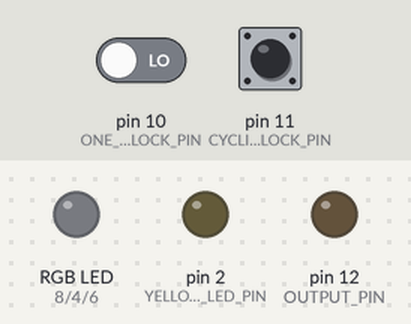
A sketch run on a simulated Arduino Uno, built with avr-gcc and run on an emulated ATmega328P. Parts: an RGB LED mixed from three pins (HIGH = lit), output pins drawn as LEDs (lit = HIGH). Dashed ring = blinking. The test bench sets the inputs (shaded band); at power-on: pin 10 (ONE_TIME_CLOCK_PIN) LOW, pin 11 (CYCLIC_CLOCK_PIN) LOW.

Above: at 1.2 s.
1.3 s: pin 10 (ONE_TIME_CLOCK_PIN) driven HIGH
At 1.45 s:
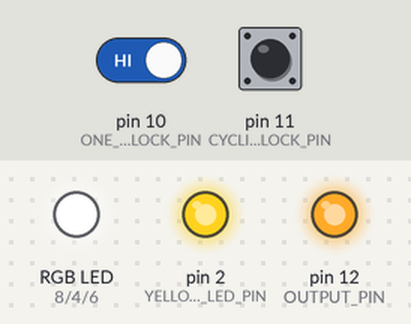
3.4 s: pin 11 (CYCLIC_CLOCK_PIN) driven HIGH
At 3.8 s:
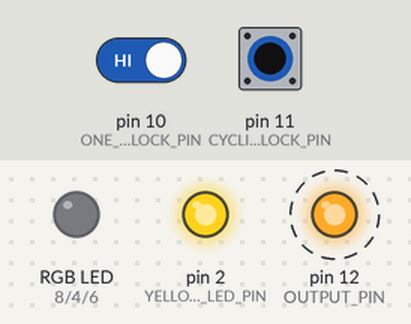
6.4 s: pin 11 (CYCLIC_CLOCK_PIN) pulsed LOW 2 times (0.12 s each, 0.3 s apart)
At 7.45 s:
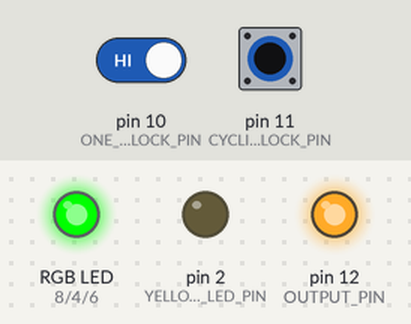
9.4 s: pin 11 (CYCLIC_CLOCK_PIN) pulsed LOW 5 times (0.12 s each, 0.3 s apart)
At 11.0 s:
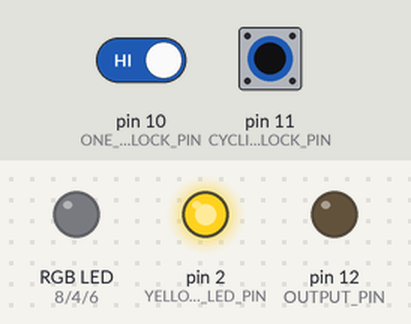
Timing chart, 0 to 13.4 s (numbered marks = the images above; inputs shaded):
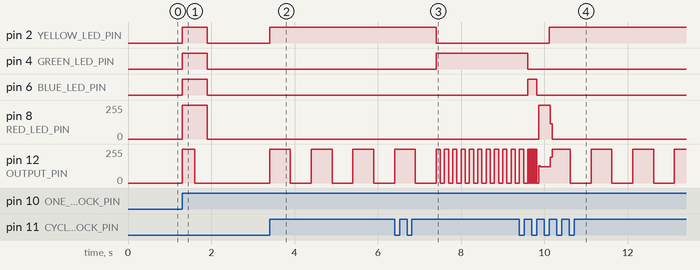

Measured:
- after the input at 1.3 s, pin 2 (YELLOW_LED_PIN), pin 4 (GREEN_LED_PIN), pin 6 (BLUE_LED_PIN): LOW → HIGH at once, → LOW 0.60 s later; pin 8 (RED_LED_PIN): 0/255 → 255/255 at once, → 0/255 0.60 s later; pin 12 (OUTPUT_PIN): 0/255 → 255/255 at once, → 0/255 0.30 s later
- after the input at 3.4 s, pin 2 (YELLOW_LED_PIN): LOW → HIGH at once; pin 12 (OUTPUT_PIN): alternates 255/255 for 0.50 s and 0/255 for 0.50 s, starting at once
- after the input at 6.4 s, pin 2 (YELLOW_LED_PIN): HIGH → LOW after 1.0 s; pin 4 (GREEN_LED_PIN): LOW → HIGH after 1.0 s
- after the input at 9.4 s, pin 2 (YELLOW_LED_PIN): LOW → HIGH after 0.72 s; pin 4 (GREEN_LED_PIN): HIGH → LOW after 0.20 s; pin 6 (BLUE_LED_PIN): LOW → HIGH after 0.20 s, → LOW 0.22 s later; pin 8 (RED_LED_PIN): 0/255 → 254/255 after 0.46 s, → 0/255 0.28 s later

The sketch:

clock_pulse_generator.ino
```cpp
#define ONE_TIME_CLOCK_PIN 10
#define CYCLIC_CLOCK_PIN 11
#define OUTPUT_PIN 12
#define YELLOW_LED_PIN 2
#define GREEN_LED_PIN 4
#define BLUE_LED_PIN 6
#define RED_LED_PIN 8
#define YELLOW_LED 1
#define GREEN_LED 2
#define BLUE_LED 4
#define RED_LED 8
#define CYCLIC_PULSES_COUNT 5

class ClockPulse {
  public:
    ClockPulse(int clockTime, int indicators) {
      this->clockTime = clockTime;
      this->indicators = indicators;
    }

    virtual void doPulse() {
      if (clockTime > 0) {
        digitalWrite(OUTPUT_PIN, HIGH);
        delay(this->clockTime);
      }

      if (clockTime > 0) {
        digitalWrite(OUTPUT_PIN, LOW);
        delay(this->clockTime);
      }
    }

    void activate() {
      digitalWrite(YELLOW_LED_PIN, LOW);
      digitalWrite(GREEN_LED_PIN, LOW);
      digitalWrite(BLUE_LED_PIN, LOW);
      digitalWrite(RED_LED_PIN, LOW);

      if (this->indicators & YELLOW_LED) {
        digitalWrite(YELLOW_LED_PIN, HIGH);
      }

      if (this->indicators & GREEN_LED) {
        digitalWrite(GREEN_LED_PIN, HIGH);
      }

      if (this->indicators & BLUE_LED) {
        digitalWrite(BLUE_LED_PIN, HIGH);
      }

      if (this->indicators & RED_LED) {
        digitalWrite(RED_LED_PIN, HIGH);
      }
    }

    int clockTime = 0;
    int indicators = 0;
    bool active = false;
};

class Button {
  public:
    Button(int pinNo) {
      this->pinNo = pinNo;
    }

    bool clicked() {
      bool currentValue = digitalRead(this->pinNo);
      bool result = currentValue && !lastValue;
      lastValue = currentValue;

      return result;
    }

  private:
    bool lastValue = false;
    int pinNo = 0;
};


void setup() {
  pinMode(ONE_TIME_CLOCK_PIN, INPUT);
  pinMode(CYCLIC_CLOCK_PIN, INPUT);
  pinMode(OUTPUT_PIN, OUTPUT);
  pinMode(YELLOW_LED_PIN, OUTPUT);
  pinMode(GREEN_LED_PIN, OUTPUT);
  pinMode(BLUE_LED_PIN, OUTPUT);
  pinMode(RED_LED_PIN, OUTPUT);
}

Button* singleClockButton = new Button(ONE_TIME_CLOCK_PIN);
Button* cyclicClockButton = new Button(CYCLIC_CLOCK_PIN);

ClockPulse* pulse1000 = new ClockPulse(500,  YELLOW_LED);
ClockPulse* pulse100 = new ClockPulse(100, GREEN_LED);
ClockPulse* pulse10 = new ClockPulse(10, BLUE_LED);
ClockPulse* pulse1 = new ClockPulse(1, RED_LED);
ClockPulse* noPulse = new ClockPulse(0, 0);

ClockPulse* singlePulse = new ClockPulse(300, YELLOW_LED | GREEN_LED | BLUE_LED | RED_LED);

ClockPulse* pulses[CYCLIC_PULSES_COUNT] = {
  noPulse, pulse1000, pulse100, pulse10, pulse1
};

int activePulseNo = 0;
void loop() {
  if (singleClockButton->clicked()) {
    singlePulse->activate();
    singlePulse->doPulse();

    activePulseNo = 0;
  }

  if (cyclicClockButton->clicked()) {
    activePulseNo += 1;
    if (activePulseNo >= CYCLIC_PULSES_COUNT) {
      activePulseNo = 1;
    }
  }

  ClockPulse* pulse = pulses[activePulseNo];
  pulse->activate();
  pulse->doPulse();
}
```
